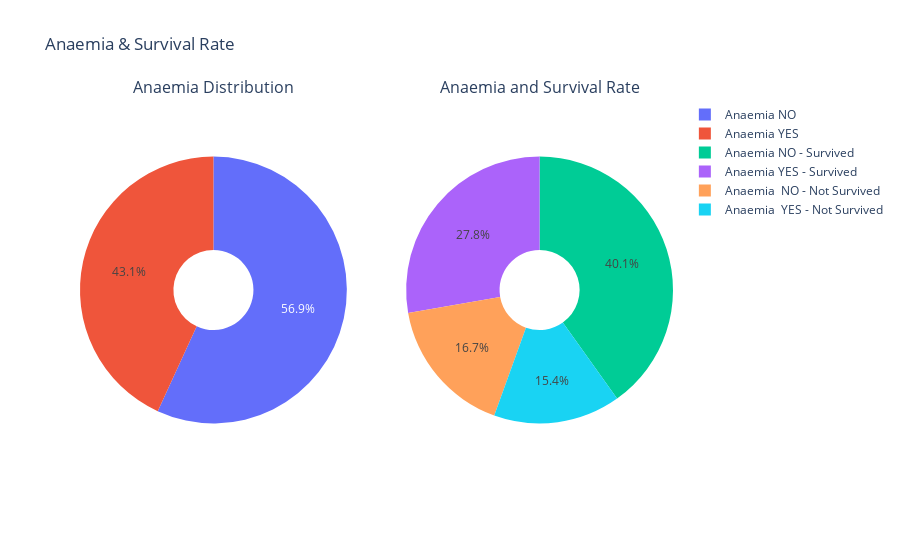

The cell this chart's notebook holds for it:
### Code cell
labels = [["Anaemia YES", "Anaemia NO"], 
          ['Anaemia YES - Survived','Anaemia  YES - Not Survived', 'Anaemia NO - Survived',
           'Anaemia  NO - Not Survived']]

values = [[len(anaemia_yes), len(anaemia_no)],
         [len(anaemia_yes_survived), len(anaemia_yes_not_survived),
          len(anaemia_no_survived), len(anaemia_no_not_survived)]]

subplot_titles = ['Anaemia Distribution', 'Anaemia and Survival Rate']
sub_plot_names = ["Distribution of Anaemia", 'Anaemia & Survival']

utils.ConstructGoPieChart(build_sub_plots = True, 
                          rows = 1, 
                          cols = 2, 
                          subplot_titles = subplot_titles,
                          labels = labels, 
                          values = values, 
                          sub_plot_names = sub_plot_names, 
                          title_text = "Anaemia & Survival Rate",
                          export_to_png = True)

### Figure 1 — Plotly figure (JSON) as saved in the notebook; plotly's stock layout.template omitted (floating-point values rounded to 4 significant figures)
{"data": [{"domain": {"x": [0, 0.45], "y": [0, 1]}, "hole": 0.3, "hoverinfo": "label+percent+name", "labels": ["Anaemia YES", "Anaemia NO"], "name": "Distribution of Anaemia", "type": "pie", "values": [129, 170]}, {"domain": {"x": [0.55, 1], "y": [0, 1]}, "hole": 0.3, "hoverinfo": "label+percent+name", "labels": ["Anaemia YES - Survived", "Anaemia  YES - Not Survived", "Anaemia NO - Survived", "Anaemia  NO - Not Survived"], "name": "Anaemia & Survival", "type": "pie", "values": [83, 46, 120, 50]}], "layout": {"annotations": [{"font": {"size": 16}, "showarrow": false, "text": "Anaemia Distribution", "x": 0.225, "xanchor": "center", "xref": "paper", "y": 1, "yanchor": "bottom", "yref": "paper"}, {"font": {"size": 16}, "showarrow": false, "text": "Anaemia and Survival Rate", "x": 0.775, "xanchor": "center", "xref": "paper", "y": 1, "yanchor": "bottom", "yref": "paper"}], "autosize": true, "title": {"text": "Anaemia & Survival Rate"}}}
